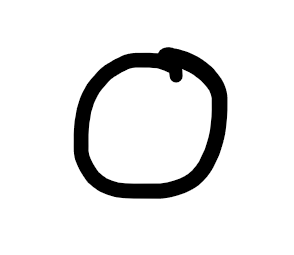
#> input picture 三上-Python程式設計與人工智慧應用/範例/unit_08_image/ox_dataset/OX_samples/O000.png, 294 x 255 px; its folder holds only this picture in this run
$ jupyter execute ox_dataset.ipynb
#> lines starting #> are read from the running program, lines starting #| are printed output that depends on the picture
<h1 align="center">O/X Dataset of Symbol Recognition</h1>
<table>
    <tr><td></td><td></td></tr>
</table>
<hr>
<pre>
50 'O' + 50 'X' 樣本

OX_images/
    O000.png ... O049.png
    X000.png ... X049.png

尺寸不一樣
O 尺寸：294x255
X 尺寸：291x257
</pre>

<hr>
<h3>讀取並顯示資料夾中所有圖片影像</h3>

[cell 1]
# 讀取並顯示資料夾中所有圖片影像

import numpy as np
import cv2
import glob

files = glob.glob('OX_samples/*')

# print(files)

cv2.namedWindow('O/X')
for f in files:
    print(f)
    x = cv2.imread(f)
#> x is the input picture: shape (255, 294, 3); min 0, max 255, mean 231
    z = cv2.resize(x, (256,256))
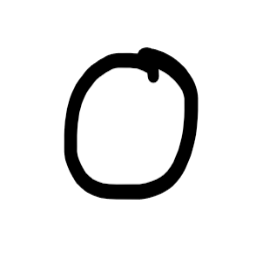
#> z: shape (256, 256, 3); min 0, max 255, mean 231
    cv2.imshow('O/X', z)
    cv2.waitKey(100)

cv2.destroyAllWindows()

<hr>
<h3>正規化儲存</h3>

[cell 2]
# 正規化儲存

import numpy as np
import cv2
import glob

files = glob.glob('OX_samples/*')

# print(files)

cv2.namedWindow('O/X')
for f in files:
    name = f[11:]
    # print(f)
    x = cv2.imread(f)
    z = cv2.resize(x, (32,32))
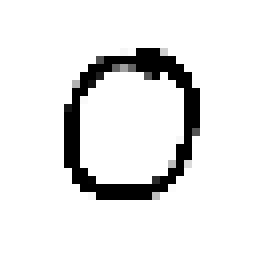
#> z: shape (32, 32, 3) (shown 8 times larger); min 0, max 255, mean 230
    z = 255 - z
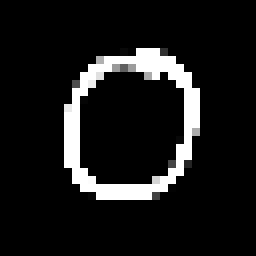
#> z: shape (32, 32, 3) (shown 8 times larger); min 0, max 255, mean 25
    nf = 'OX_normal/%s' % (name)
    cv2.imwrite(nf, z)
    cv2.imshow('O/X', z)
    cv2.waitKey(100)

cv2.destroyAllWindows()

<hr>
<h3>建立資料集</h3>
<pre>
前 40 'O' + 40 'X' 作為訓練樣本（Training samples，<span style="color:red">ox_train_image.pkl + ox_train_labels.pkl</span>）
後 10 'O' + 10 'X' 作為測試樣本（Testing samples，<span style="color:red">ox_test_images.pkl + ox_test_labels.pkl</span>）
</pre>

[cell 3]
# 建立資料集

import numpy as np
import cv2
import glob
import pickle

size = 32

files = glob.glob('OX_samples/*')

ox_train_images = np.zeros([80,size,size], dtype='uint8')
ox_train_labels = np.zeros([80,2], dtype='uint8')
ox_test_images = np.zeros([20,size,size], dtype='uint8')
ox_test_labels = np.zeros([20,2], dtype='uint8')

i = 0
for f in files:
    # print(f)
    x = cv2.imread(f)
    z = cv2.resize(x, (32,32))
    z = cv2.cvtColor(z, cv2.COLOR_BGR2GRAY)
#> z: shape (32, 32)
    z = 255 - z
    if (i < 40):
        ox_train_images[i,:,:] = z
        ox_train_labels[i,:] = np.asarray([1,0])
    elif (i < 50):
        ox_test_images[i-40,:,:] = z
        ox_test_labels[i-40,:] = np.asarray([1,0])
    elif (i < 90):
        ox_train_images[40+i-50,:,:] = z
        ox_train_labels[40+i-50,:] = np.asarray([0,1])
    else:
        ox_test_images[10+i-90,:,:] = z
        ox_test_labels[10+i-90,:] = np.asarray([0,1])
    i = i + 1

with open('ox_train_images.pkl', 'wb') as fp:
    pickle.dump(ox_train_images, fp)
fp.close()

with open('ox_train_labels.pkl', 'wb') as fp:
    pickle.dump(ox_train_labels, fp)
fp.close()

with open('ox_test_images.pkl', 'wb') as fp:
    pickle.dump(ox_test_images, fp)
fp.close()

with open('ox_test_labels.pkl', 'wb') as fp:
    pickle.dump(ox_test_labels, fp)
fp.close()

<hr>
<h3>載入資料集，驗證</h3>

[cell 4]
# 載入資料集，驗證

import pickle
import cv2

with open('ox_train_images.pkl', 'rb') as fp:
    ox_train_images = pickle.load(fp)
fp.close()

with open('ox_train_labels.pkl', 'rb') as fp:
    ox_train_labels = pickle.load(fp)
fp.close()

with open('ox_test_images.pkl', 'rb') as fp:
    ox_test_images = pickle.load(fp)
fp.close()

with open('ox_test_labels.pkl', 'rb') as fp:
    ox_test_labels = pickle.load(fp)
fp.close()

cv2.namedWindow('O/X')
n = len(ox_train_images)
for i in range(n):
    z = ox_train_images[i,:,:]
    cv2.imshow('O/X', z)
    cv2.waitKey(100)
n = len(ox_test_images)
for i in range(n):
    z = ox_test_images[i,:,:]
    cv2.imshow('O/X', z)
    cv2.waitKey(100)
cv2.destroyAllWindows()

$ run again, on 三上-Python程式設計與人工智慧應用/範例/unit_08_image/ox_dataset/OX_samples/O004.png
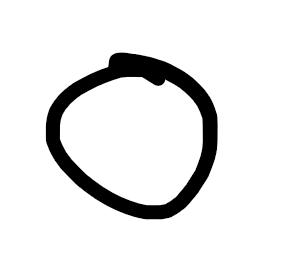
#> input picture 三上-Python程式設計與人工智慧應用/範例/unit_08_image/ox_dataset/OX_samples/O004.png, 294 x 255 px
#> x is the input picture: shape (255, 294, 3); min 0, max 255, mean 230
#> `z = cv2.resize(x, (256,256))`:
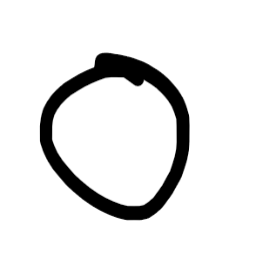
#> z: shape (256, 256, 3); min 0, max 255, mean 230
#> `z = 255 - z`:
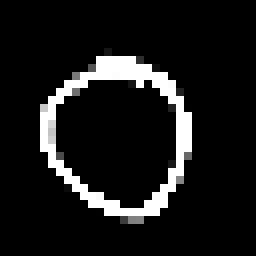
#> z: shape (32, 32, 3) (shown 8 times larger); min 0, max 255, mean 24.8

$ run again, on 三上-Python程式設計與人工智慧應用/範例/unit_08_image/ox_dataset/OX_samples/O006.png
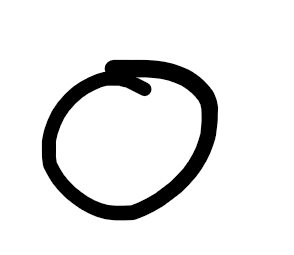
#> input picture 三上-Python程式設計與人工智慧應用/範例/unit_08_image/ox_dataset/OX_samples/O006.png, 294 x 255 px
#> x is the input picture: shape (255, 294, 3); min 0, max 255, mean 228.5
#> `z = cv2.resize(x, (256,256))`:
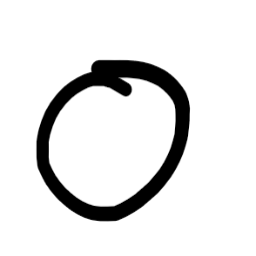
#> z: shape (256, 256, 3); min 0, max 255, mean 228.5
#> `z = 255 - z`:
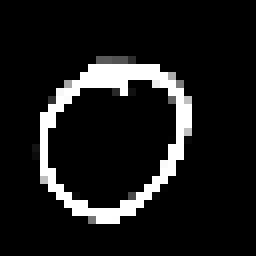
#> z: shape (32, 32, 3) (shown 8 times larger); min 0, max 255, mean 25.7

$ run again, on 三上-Python程式設計與人工智慧應用/範例/unit_08_image/ox_dataset/OX_samples/O001.png
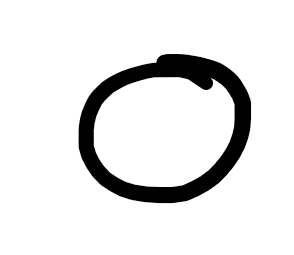
#> input picture 三上-Python程式設計與人工智慧應用/範例/unit_08_image/ox_dataset/OX_samples/O001.png, 294 x 255 px
#> x is the input picture: shape (255, 294, 3); min 0, max 255, mean 228.6
#> `z = cv2.resize(x, (256,256))`:
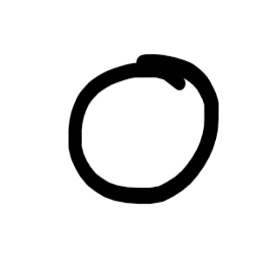
#> z: shape (256, 256, 3); min 0, max 255, mean 228.6
#> `z = 255 - z`:
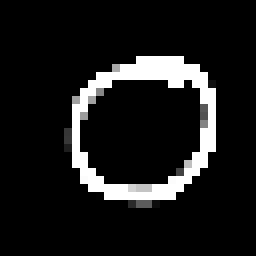
#> z: shape (32, 32, 3) (shown 8 times larger); min 0, max 255, mean 26.2
